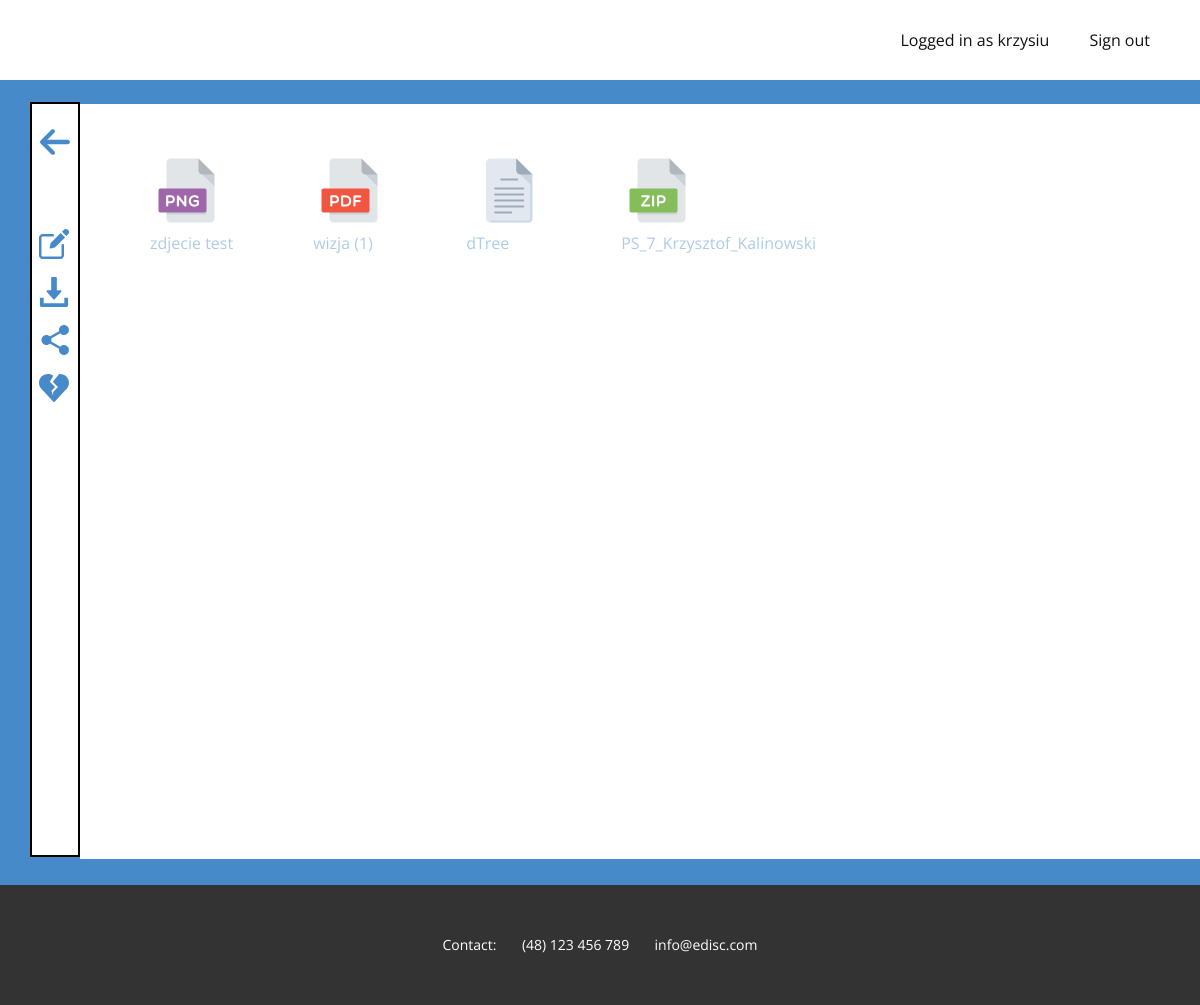
The page /drive/favourites/ (signed in) on the database its author committed.
### mainapp/models.py (models this page shows, shortened)
class File (models.Model):
    fileName = models.CharField(max_length=30)
    extension = models.CharField(max_length=4, default='none')
    content = models.FileField(default='No file loaded')
    directory = models.ForeignKey(Directory, on_delete=models.CASCADE)
    uploadDate = models.DateTimeField()
    inBin = models.BooleanField(default=False)
    isFavourite = models.BooleanField(default=False)

### mainapp/views.py (the view)
# urls.py: path('drive/favourites/', views.favouritePage, name='favourite'),
@login_required(login_url='login')
def favouritePage(request):
    return render(request, 'mainapp/favourites.html')

### mainapp/templates/mainapp/favourites.html (shortened to what this page needs)
{% extends "./base.html" %}
{% block body_content %}
    {% for dir in user.directory_set.all %}
        {% for fil in dir.file_set.all %}
              {% if fil.isFavourite == True and fil.inBin == False %}
                  <div class="floatLeft">
                    <a>
                        <figure>
                            {% if fil.extension == 'pdf' %}
                                <img src="../../static/images/file_icons/pdf_icon.png" width="73" height="81">
                            {% elif fil.extension == 'doc' or fil.extension == 'docx' or fil.extension == 'docs' %}
                                <img src="../../static/images/file_icons/doc_icon.png" width="73" height="81">
                            {% elif fil.extension == 'mov' or fil.extension == 'mp4' or fil.extension == 'mkv' %}
                                <img src="../../static/images/file_icons/mov_icon.png" width="73" height="81">
                            {% elif fil.extension == 'mp3' or fil.extension == 'wav' or fil.extension == 'm4a' %}
                                <img src="../../static/images/file_icons/mp3_icon.png" width="73" height="81">
                            {% elif fil.extension == 'png' or fil.extension == 'jpg' or fil.extension == 'jpeg' %}
                                <img src="../../static/images/file_icons/png_icon.png" width="73" height="81">
                            {% elif fil.extension == 'ppt' %}
                                <img src="../../static/images/file_icons/ppt_icon.png" width="73" height="81">
                            {% elif fil.extension == 'txt' %}
                                <img src="../../static/images/file_icons/txt_icon.png" width="73" height="81">
                            {% elif fil.extension == 'xls' %}
                                <img src="../../static/images/file_icons/xls_icon.png" width="73" height="81">
                            {% elif fil.extension == 'rar' or fil.extension == 'zip' or fil.extension == 'tar' %}
                                <img src="../../static/images/file_icons/zip_icon.png" width="73" height="81">
                            {% else %}
                                <img src="../../static/images/file_icons/file_icon_v2.png" width="75" height="81">
                            {% endif %}
                        <figcaption>
                            {{ fil.fileName }}
                        </figcaption>
                    </figure>
                </a>
            </div>
              {% endif %}
        {% endfor %}
    {% endfor %}
{% endblock %}
{% block list_content %}
    <link rel="stylesheet" href="../../static/css/directory.css" media="screen">
    <a href="../../drive">
        <span class="u-icon u-icon-circle u-text-palette-1-base u-icon-1"><svg class="u-svg-link" preserveAspectRatio="xMidYMin slice" viewBox="0 0 447.243 447.243" style=""><use xmlns:xlink="http://www.w3.org/1999/xlink" xlink:href="#svg-afa0"></use></svg></span>
    </a>
    <a href="rename_favourite">
        <span class="u-icon u-icon-circle u-text-palette-1-base u-icon-2"><svg class="u-svg-link" preserveAspectRatio="xMidYMin slice" viewBox="0 0 512 511" style=""><use xmlns:xlink="http://www.w3.org/1999/xlink" xlink:href="#svg-fa6a"></use></svg></span>
    </a>
    <a href="download">
        <span class="u-icon u-icon-circle u-text-palette-1-base u-icon-4"><svg class="u-svg-link" preserveAspectRatio="xMidYMin slice" viewBox="0 0 512 512" style=""><use xmlns:xlink="http://www.w3.org/1999/xlink" xlink:href="#svg-6bec"></use></svg></span>
    </a>
    <a href="share">
        <span class="u-icon u-icon-circle u-text-palette-1-base u-icon-5"><svg class="u-svg-link" preserveAspectRatio="xMidYMin slice" viewBox="-21 0 512 512" style=""><use xmlns:xlink="http://www.w3.org/1999/xlink" xlink:href="#svg-27b0"></use></svg></span>
    </a>
    <a href="unmake_favourite">
        <span class="u-icon u-icon-circle u-text-palette-1-base u-icon-5"><svg class="u-svg-link" preserveAspectRatio="xMidYMin slice" viewBox="0 0 512 512" style=""><use xmlns:xlink="http://www.w3.org/1999/xlink" xlink:href="#svg-2838"></use></svg></span>
    </a>
{% endblock %}

### mainapp/templates/mainapp/base.html (shortened to what this page needs)
{% load static %}
<html style="font-size: 16px;">
  <head>
    <link rel="stylesheet" href="{% static 'css/nicepage.css' %}" media="screen">
<link rel="stylesheet" href="{% static 'css/base_page.css' %}" media="screen">
  </head>
  <body class="u-body"><header class="u-clearfix u-header u-header" id="sec-fa40"><div class="u-clearfix u-sheet u-sheet-1">
        <nav class="u-menu u-menu-dropdown u-offcanvas u-menu-1">
          <div class="u-custom-menu u-nav-container">
<li class="u-nav-item"><b class="u-button-style u-nav-link u-text-active-palette-1-base u-text-hover-palette-2-base" style="padding: 10px 20px;">Logged in as {{ user.username }}</b>
</li><li class="u-nav-item"><a class="u-button-style u-nav-link u-text-active-palette-1-base u-text-hover-palette-2-base" href='/logout' style="padding: 10px 20px;">Sign out</a></ul>
          </li></div>
        </nav>
      </div></header>
  <section class="u-clearfix u-palette-1-base u-section-1" id="sec-0456">
      <div class="u-clearfix u-sheet u-sheet-1">
        <div class="u-container-style u-group u-shape-rectangle u-white u-group-1">
          <div class="u-container-layout u-container-layout-1">
              {% block body_content %}
              {% endblock %}
              </div>
        </div>
        <div class="u-border-2 u-border-black u-container-style u-group u-shape-rectangle u-white u-group-2">
          <div class="u-container-layout u-container-layout-2">
              {% block list_content %}
              {% endblock %}
          </div>
        </div>
      </div>
    </section>
    <footer class="u-align-center u-clearfix u-footer u-grey-80 u-footer" id="sec-69b6"><div class="u-clearfix u-sheet u-sheet-1">
        <p class="u-small-text u-text u-text-variant u-text-1">Contact: &nbsp; &nbsp; &nbsp; (48) 123 456 789 &nbsp; &nbsp; &nbsp; info@edisc.com</p>
      </div></footer>
  </body>
</html>

### mainapp/static/css/base_page.css (style rules this page uses)
.u-section-1 .u-sheet-1 { min-height: 807px; }
.u-section-1 .u-group-1 { width: 1133px; min-height: 755px; height: auto; margin: 26px -43px 0 auto; }
.u-section-1 .u-container-layout-1 { padding: 30px; }
.u-section-1 .u-icon-1 { height: 64px; width: 64px; margin: 0 auto 0 51px; }
.u-section-1 .u-icon-2 { height: 64px; width: 64px; margin: -64px auto 0 145px; }
.u-section-1 .u-icon-4 { height: 64px; width: 64px; margin: -64px auto 0 369px; }
.u-section-1 .u-icon-5 { height: 64px; width: 64px; margin: 26px auto 0 51px; }
.u-section-1 .u-group-2 { width: 50px; min-height: 755px; height: auto; margin: -755px auto 26px 0; }
.u-section-1 .u-container-layout-2 { padding: 23px 30px 14px; }

### mainapp/static/css/directory.css (style rules this page uses)
.u-section-1 .u-sheet-1 { min-height: 805px; }
.u-section-1 .u-group-1 { width: 1133px; min-height: 755px; height: auto; margin: 24px -43px 0 auto; }
.u-section-1 .u-container-layout-1 { padding: 30px; }
.u-section-1 .u-group-2 { width: 50px; min-height: 755px; height: auto; margin: -757px auto 24px 0; }
.u-section-1 .u-container-layout-2 { padding: 23px 30px 14px; }
.u-section-1 .u-icon-1 { height: 30px; width: 30px; margin: 0 auto 0 -22px; }
.u-section-1 .u-icon-2 { height: 30px; width: 30px; margin: 72px -7px 0 -23px; }
.u-section-1 .u-icon-4 { height: 30px; width: 30px; margin: 18px -7px 0 -23px; }
.u-section-1 .u-icon-5 { height: 30px; width: 30px; margin: 18px -7px 0 -23px; }

### mainapp/templates/mainapp/base.html (style rules this page uses)
div.floatLeft { float: left; }

### rows shown on the page
File: isFavourite True (drawn), fileName "zdjecie test"
File: isFavourite True (drawn), fileName "wizja (1)"
File: isFavourite True (drawn), fileName "dTree"
File: isFavourite True (drawn), fileName "PS_7_Krzysztof_Kalinowski"

### other values the page prints
{{ user.username }} "krzysiu"
